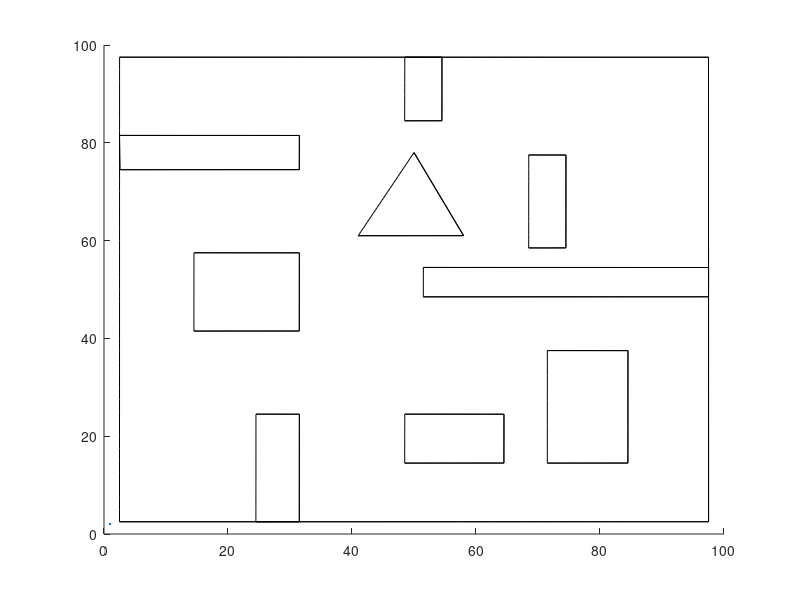

The MATLAB source for this figure: (Note: this script raises an error after producing the figure.)
clear all;
close all;
clc; 
FILE_NAME = 'Obstacle_config006'; %Specify filename to save the map
Epsilon = 2.5; % distance between poins by dividing the objects
Num_Object=10; %Specify Total number of obstacle here

%____________________Main code__________________
handle = figure;
axis([0 100 0 100]);
hold on;

X_Total_points=0;
Y_Total_points=0;
All_cells_Number=0;
Cell_start=1;
%%%____obstacles__________

ob0=[1,1;99.01 1.01;99 99; 1.01 99.01];
ob1=[1.1,76;30 76.01;30.01 80; 1 80.01];
ob2=[26,1;30 1.01;30.01 23; 26.01 23.01];
ob3=[50 86;53 86.01 ; 53.01 99; 50.01 99.01];
ob4=[70 53+5; 73 53.01+5 ; 73.01 76 ;70.01 76.01];
ob5=[53 50; 99 50.01; 99.01 53; 53.01 53.01];
ob6=[73 16; 83 16.01; 83.01 36; 73.01 36.01];
ob7=[43 63; 56 63.01; 50 76];
ob8=[16 43; 30 43.01; 30.01 56; 16.01 56.01];
ob9=[50 16; 63 16.01; 63.01 23; 50.01 23.01];

%%obstacles enlaged
ob00=[1+1.5,1+1.5;99.01-1.5 1.01+1.5;99-1.5 99-1.5; 1.01+1.5 99.01-1.5];
ob11=[1.1+1.5,76-1.5;30+1.5 76.01-1.5;30.01+1.5 80+1.5; 1+1.5 80.01+1.5];
ob22=[26-1.5 1+1.5 ;30+1.5 1.01+1.5;30.01+1.5 23+1.5; 26.01-1.5 23.01+1.5];
ob33=[50-1.5 86-1.5; 53+1.5 86.01-1.5 ; 53.01+1.5 99-1.5; 50.01-1.5 99.01-1.5];
ob44=[70-1.5 60-1.5; 73+1.5 60.01-1.5 ; 73.01+1.5 76+1.5 ;70.01-1.5 76.01+1.5];
ob55=[53-1.5 50-1.5; 99-1.5 50.01-1.5; 99.01-1.5 53+1.5; 53.01-1.5 53.01+1.5];
ob66=[73-1.5 16-1.5; 83+1.5 16.01-1.5; 83.01+1.5 36+1.5; 73.01-1.5 36.01+1.5];
ob77=[43-2 63-2; 56+2 63.01-2; 50 76+2];
ob88=[16-1.5 43-1.5; 30+1.5 43.01-1.5; 30.01+1.5 56+1.5; 16.01-1.5 56.01+1.5];
ob99=[50-1.5 16-1.5; 63+1.5 16.01-1.5; 63.01+1.5 23+1.5; 50.01-1.5 23.01+1.5];
%________________

obstacles={ob0,ob1,ob2,ob3,ob4,ob5,ob6,ob7,ob8,ob9};
obstacles1={ob00,ob11,ob22,ob33,ob44,ob55,ob66,ob77,ob88,ob99};
%_______________________________
for i=1:Num_Object
   X1{i} = obstacles1{i};
   X2{i} = circshift(X1{i},1);    %shifting to calculate rms edge length
l = sqrt(sum(((X2{i}-X1{i}).*(X2{i}-X1{i}))'));   %rms edge length
Num_points = floor(l/Epsilon);

size_input =  length(X1{i});
X_points{i}=0;
Y_points{i}=0;

for j=1:size_input
        %points on one edge of obstacle 
        X_edge{i}{j}=X1{i}(j,1):(X2{i}(j,1)-X1{i}(j,1))/Num_points(j):X2{i}(j,1)
        
        Y_edge{i}{j}=X1{i}(j,2):(X2{i}(j,2)-X1{i}(j,2))/Num_points(j):X2{i}(j,2)
        
        plot(X_edge{i}{j},Y_edge{i}{j},'k',LineWidth=2);
        X_edge{i}{j}(1)=[]; %removing first element to avoid repetetion
        Y_edge{i}{j}(1)=[]; %removing first element to avoid repetetion
        
        %Total points on an obstacle
        X_points{i}=cat(2,X_points{i},X_edge{i}{j});
        Y_points{i}=cat(2,Y_points{i},Y_edge{i}{j});
        
        
end

   for r=1:size_input
       a=r;
       if(r==size_input)
           b=1;
       else
           b=r+1;
       end
           
       plot(X1{i}(a:b,1),X1{i}(a:b,2),'k',LineWidth=2);
       hold on;
       drawnow;
   end

X_points{i}(1)=[];
Y_points{i}(1)=[];
Cell_Number{i} = i*ones(size(X_points{i}));

%Total points 
X_Total_points=cat(2,X_Total_points,X_points{i});
Y_Total_points=cat(2,Y_Total_points,Y_points{i});
All_cells_Number = cat(2,All_cells_Number,Cell_Number{i});
Cell_start(i+1) = length(All_cells_Number)+1;
%drawnow;
end

X_Total_points(1)=[];
Y_Total_points(1)=[];
All_cells_Number(1)=[];
%saves the figure 
saveas(handle,strcat('./Obstacle_Files/',FILE_NAME,'.jpg'));
%Stores the drawn obstacle in file with the same name as figure
save(strcat('./Obstacle_Files/',FILE_NAME));



